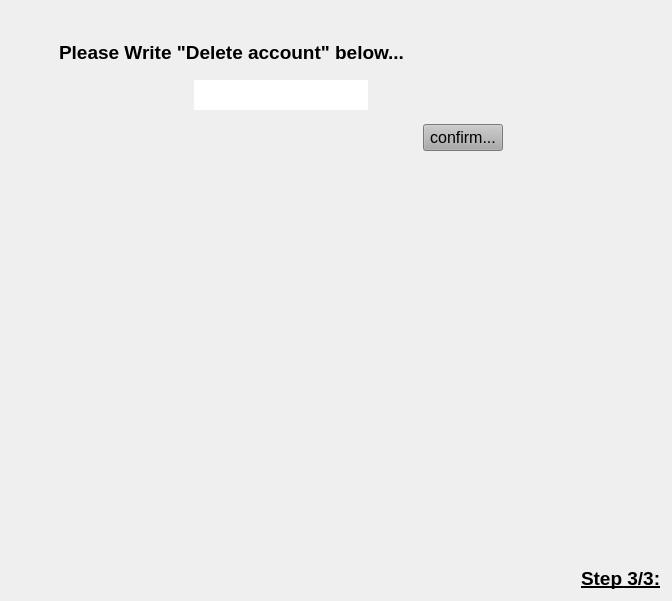
                        <widget class="QWidget" name="step3_page">
                         <layout class="QGridLayout" name="gridLayout_20">
                          <item row="2" column="1">
                           <spacer name="horizontalSpacer_20">
                            <property name="orientation">
                             <enum>Qt::Horizontal</enum>
                            </property>
                            <property name="sizeHint" stdset="0">
                             <size>
                              <width>412</width>
                              <height>20</height>
                             </size>
                            </property>
                           </spacer>
                          </item>
                          <item row="2" column="3" colspan="2">
                           <layout class="QHBoxLayout" name="horizontalLayout_25">
                            <item>
                             <spacer name="horizontalSpacer_16">
                              <property name="orientation">
                               <enum>Qt::Horizontal</enum>
                              </property>
                              <property name="sizeHint" stdset="0">
                               <size>
                                <width>40</width>
                                <height>20</height>
                               </size>
                              </property>
                             </spacer>
                            </item>
                            <item>
                             <layout class="QVBoxLayout" name="verticalLayout_25">
                              <property name="spacing">
                               <number>12</number>
                              </property>
                              <item>
                               <widget class="QLabel" name="delete_account_step3_text">
                                <property name="font">
                                 <font>
                                  <pointsize>14</pointsize>
                                  <weight>75</weight>
                                  <bold>true</bold>
                                  <underline>true</underline>
                                 </font>
                                </property>
                                <property name="text">
                                 <string>Step 3/3:</string>
                                </property>
                                <property name="alignment">
                                 <set>Qt::AlignLeading|Qt::AlignLeft|Qt::AlignVCenter</set>
                                </property>
                               </widget>
                              </item>
                             </layout>
                            </item>
                           </layout>
                          </item>
                          <item row="0" column="0">
                           <spacer name="horizontalSpacer_21">
                            <property name="orientation">
                             <enum>Qt::Horizontal</enum>
                            </property>
                            <property name="sizeHint" stdset="0">
                             <size>
                              <width>48</width>
                              <height>20</height>
                             </size>
                            </property>
                           </spacer>
                          </item>
                          <item row="1" column="2">
                           <spacer name="verticalSpacer_9">
                            <property name="orientation">
                             <enum>Qt::Vertical</enum>
                            </property>
                            <property name="sizeHint" stdset="0">
                             <size>
                              <width>20</width>
                              <height>410</height>
                             </size>
                            </property>
                           </spacer>
                          </item>
                          <item row="0" column="1" colspan="3">
                           <layout class="QVBoxLayout" name="verticalLayout_26">
                            <property name="topMargin">
                             <number>30</number>
                            </property>
                            <item>
                             <widget class="QLabel" name="delete_account_write_text">
                              <property name="font">
                               <font>
                                <pointsize>14</pointsize>
                                <weight>75</weight>
                                <bold>true</bold>
                               </font>
                              </property>
                              <property name="text">
                               <string>Please Write &quot;Delete account&quot; below...</string>
                              </property>
                             </widget>
                            </item>
                            <item>
                             <layout class="QHBoxLayout" name="horizontalLayout_26">
                              <property name="topMargin">
                               <number>10</number>
                              </property>
                              <item>
                               <spacer name="horizontalSpacer_17">
                                <property name="orientation">
                                 <enum>Qt::Horizontal</enum>
                                </property>
                                <property name="sizeHint" stdset="0">
                                 <size>
                                  <width>40</width>
                                  <height>20</height>
                                 </size>
                                </property>
                               </spacer>
                              </item>
                              <item>
                               <widget class="QLineEdit" name="delete_account_specific_text_lineEdit">
                                <property name="sizePolicy">
                                 <sizepolicy hsizetype="Fixed" vsizetype="Fixed">
                                  <horstretch>0</horstretch>
                                  <verstretch>0</verstretch>
                                 </sizepolicy>
                                </property>
                                <property name="minimumSize">
                                 <size>
                                  <width>0</width>
                                  <height>30</height>
                                 </size>
                                </property>
                                <property name="font">
                                 <font>
                                  <pointsize>14</pointsize>
                                 </font>
                                </property>
                                <property name="styleSheet">
                                 <string notr="true">background-color: rgb(255,255,255);
color: rgb(0,0,0);
border: 0;</string>
                                </property>
                                <property name="text">
                                 <string/>
                                </property>
                                <property name="maxLength">
                                 <number>14</number>
                                </property>
                                <property name="echoMode">
                                 <enum>QLineEdit::Normal</enum>
                                </property>
                                <property name="placeholderText">
                                 <string/>
                                </property>
                               </widget>
                              </item>
                              <item>
                               <spacer name="horizontalSpacer_18">
                                <property name="orientation">
                                 <enum>Qt::Horizontal</enum>
                                </property>
                                <property name="sizeHint" stdset="0">
                                 <size>
                                  <width>40</width>
                                  <height>20</height>
                                 </size>
                                </property>
                               </spacer>
                              </item>
                             </layout>
                            </item>
                            <item>
                             <layout class="QHBoxLayout" name="horizontalLayout_27">
                              <property name="topMargin">
                               <number>8</number>
                              </property>
                              <item>
                               <spacer name="horizontalSpacer_19">
                                <property name="orientation">
                                 <enum>Qt::Horizontal</enum>
                                </property>
                                <property name="sizeHint" stdset="0">
                                 <size>
                                  <width>40</width>
                                  <height>20</height>
                                 </size>
                                </property>
                               </spacer>
                              </item>
                              <item>
                               <widget class="QPushButton" name="delete_account_step3_confirm_pushButton">
                                <property name="sizePolicy">
                                 <sizepolicy hsizetype="Fixed" vsizetype="Fixed">
                                  <horstretch>0</horstretch>
                                  <verstretch>0</verstretch>
                                 </sizepolicy>
                                </property>
                                <property name="font">
                                 <font>
                                  <pointsize>12</pointsize>
                                  <weight>50</weight>
                                  <bold>false</bold>
                                 </font>
                                </property>
                                <property name="styleSheet">
                                 <string notr="true">QPushButton{
	background-color: rgb(171, 171, 171);
	color: rgb(0, 0, 0);
}
QPushButton:hover{
	background-color: rgb(232, 232, 232);
}</string>
                                </property>
                                <property name="text">
                                 <string>confirm...</string>
                                </property>
                               </widget>
                              </item>
                             </layout>
                            </item>
                           </layout>
                          </item>
                          <item row="0" column="4">
                           <spacer name="horizontalSpacer_22">
                            <property name="orientation">
                             <enum>Qt::Horizontal</enum>
                            </property>
                            <property name="sizeHint" stdset="0">
                             <size>
                              <width>152</width>
                              <height>20</height>
                             </size>
                            </property>
                           </spacer>
                          </item>
                         </layout>
                        </widget>
